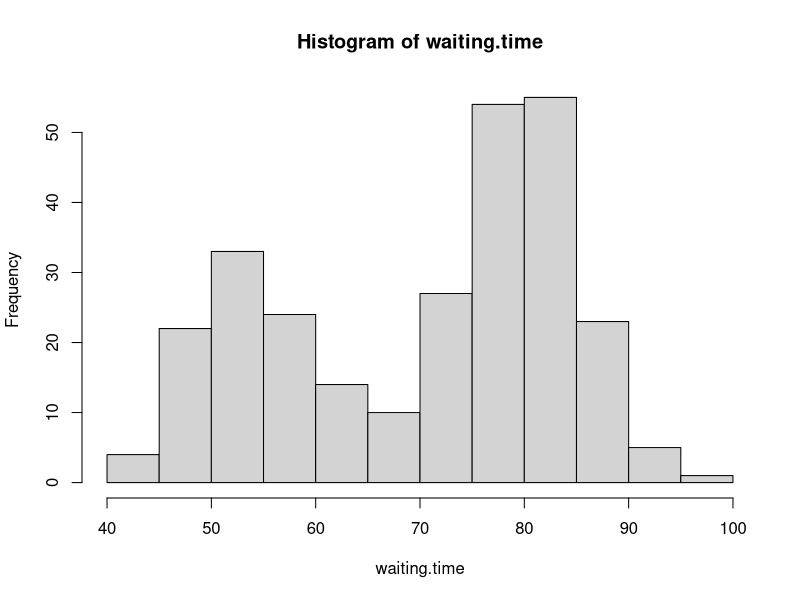

Write R code to recreate this figure.
# Heath Blackmon
# coleoguy@gmail.com
# This script explores the frequency of eruptions at the Old Faithful geyser
# 28 Jan 2016

# ok lets write a function to return the mode
Mode <- function(x) {
  ux <- unique(x) # finds the unique values of x
  ux[which.max(tabulate(match(x, ux)))] # counts the unique occurances in x
}

# get our data on old faithful
data("faithful")

# lets take a look at our data
head(faithful)

# it looks like we want the waiting times from column 3
waiting.time <- faithful[ ,2]

# lets determine the most frequent waiting time
mode(waiting.time)
# that was a weird result lets figure out what went wrong

# we can see what the function mode does
help(mode)

# now we can use our own Mode function
Mode(waiting.time)

# lets look at our data to make sure we aren't missing anything
hist(waiting.time)
# good thing we did it looks like it is multimodal
